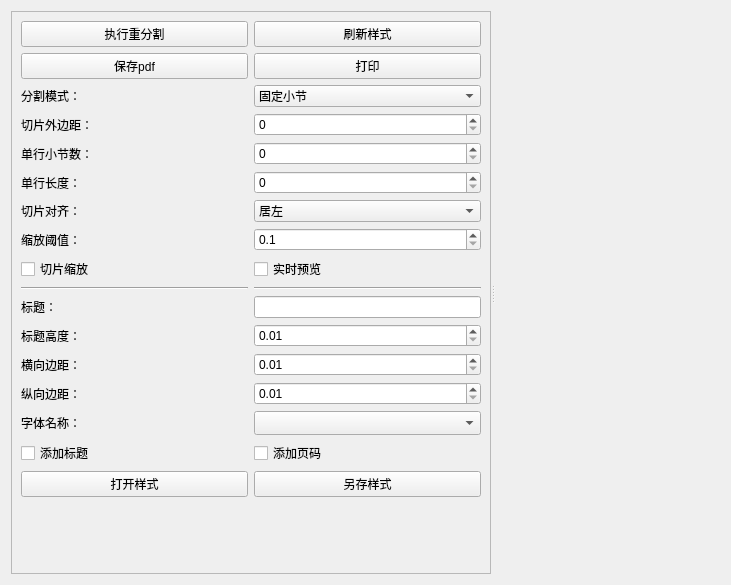
<?xml version="1.0" encoding="UTF-8"?>
<ui version="4.0">
 <class>TabReclip</class>
 <widget class="QWidget" name="TabReclip">
  <property name="geometry">
   <rect>
    <x>0</x>
    <y>0</y>
    <width>731</width>
    <height>585</height>
   </rect>
  </property>
  <property name="windowTitle">
   <string>Form</string>
  </property>
  <layout class="QHBoxLayout" name="horizontalLayout">
   <item>
    <widget class="QSplitter" name="splitter">
     <property name="orientation">
      <enum>Qt::Orientation::Horizontal</enum>
     </property>
     <widget class="QScrollArea" name="scrollArea">
      <property name="sizePolicy">
       <sizepolicy hsizetype="Minimum" vsizetype="Expanding">
        <horstretch>0</horstretch>
        <verstretch>0</verstretch>
       </sizepolicy>
      </property>
      <property name="minimumSize">
       <size>
        <width>0</width>
        <height>0</height>
       </size>
      </property>
      <property name="horizontalScrollBarPolicy">
       <enum>Qt::ScrollBarPolicy::ScrollBarAlwaysOff</enum>
      </property>
      <property name="widgetResizable">
       <bool>true</bool>
      </property>
      <widget class="QWidget" name="scrollAreaWidgetContents">
       <property name="geometry">
        <rect>
         <x>0</x>
         <y>0</y>
         <width>513</width>
         <height>565</height>
        </rect>
       </property>
       <layout class="QGridLayout" name="gridLayout" columnstretch="0,0,0,0">
        <property name="spacing">
         <number>6</number>
        </property>
        <item row="17" column="3">
         <widget class="QComboBox" name="comboBox_font_name">
          <property name="sizePolicy">
           <sizepolicy hsizetype="Preferred" vsizetype="Fixed">
            <horstretch>0</horstretch>
            <verstretch>0</verstretch>
           </sizepolicy>
          </property>
          <property name="sizeAdjustPolicy">
           <enum>QComboBox::SizeAdjustPolicy::AdjustToMinimumContentsLengthWithIcon</enum>
          </property>
         </widget>
        </item>
        <item row="10" column="3">
         <widget class="QCheckBox" name="checkBox_live_preview">
          <property name="text">
           <string>实时预览</string>
          </property>
         </widget>
        </item>
        <item row="14" column="3">
         <widget class="QDoubleSpinBox" name="doubleSpinBox_margin_title">
          <property name="decimals">
           <number>2</number>
          </property>
          <property name="minimum">
           <double>0.010000000000000</double>
          </property>
          <property name="maximum">
           <double>0.300000000000000</double>
          </property>
          <property name="singleStep">
           <double>0.010000000000000</double>
          </property>
         </widget>
        </item>
        <item row="22" column="0">
         <spacer name="verticalSpacer">
          <property name="orientation">
           <enum>Qt::Orientation::Vertical</enum>
          </property>
          <property name="sizeHint" stdset="0">
           <size>
            <width>20</width>
            <height>40</height>
           </size>
          </property>
         </spacer>
        </item>
        <item row="15" column="3">
         <widget class="QDoubleSpinBox" name="doubleSpinBox_margin_width">
          <property name="decimals">
           <number>2</number>
          </property>
          <property name="minimum">
           <double>0.010000000000000</double>
          </property>
          <property name="maximum">
           <double>0.300000000000000</double>
          </property>
          <property name="singleStep">
           <double>0.010000000000000</double>
          </property>
         </widget>
        </item>
        <item row="3" column="0">
         <widget class="QLabel" name="label_22">
          <property name="layoutDirection">
           <enum>Qt::LayoutDirection::LeftToRight</enum>
          </property>
          <property name="text">
           <string>切片外边距：</string>
          </property>
          <property name="alignment">
           <set>Qt::AlignmentFlag::AlignLeading|Qt::AlignmentFlag::AlignLeft|Qt::AlignmentFlag::AlignVCenter</set>
          </property>
         </widget>
        </item>
        <item row="5" column="3">
         <widget class="QSpinBox" name="spinBox_each_line_bar_num">
          <property name="toolTip">
           <string>&lt;html&gt;&lt;head/&gt;&lt;body&gt;&lt;p&gt;Fixed bar nums each row.&lt;/p&gt;&lt;/body&gt;&lt;/html&gt;</string>
          </property>
         </widget>
        </item>
        <item row="2" column="3">
         <widget class="QComboBox" name="comboBox_reclip_method">
          <property name="currentText">
           <string>固定小节</string>
          </property>
          <item>
           <property name="text">
            <string>固定小节</string>
           </property>
          </item>
          <item>
           <property name="text">
            <string>限制宽度</string>
           </property>
          </item>
         </widget>
        </item>
        <item row="16" column="0">
         <widget class="QLabel" name="label_27">
          <property name="layoutDirection">
           <enum>Qt::LayoutDirection::LeftToRight</enum>
          </property>
          <property name="text">
           <string>纵向边距：</string>
          </property>
          <property name="alignment">
           <set>Qt::AlignmentFlag::AlignLeading|Qt::AlignmentFlag::AlignLeft|Qt::AlignmentFlag::AlignVCenter</set>
          </property>
         </widget>
        </item>
        <item row="13" column="3">
         <widget class="QLineEdit" name="lineEdit_title">
          <property name="sizePolicy">
           <sizepolicy hsizetype="Minimum" vsizetype="Fixed">
            <horstretch>0</horstretch>
            <verstretch>0</verstretch>
           </sizepolicy>
          </property>
         </widget>
        </item>
        <item row="12" column="3">
         <widget class="Line" name="line">
          <property name="orientation">
           <enum>Qt::Orientation::Horizontal</enum>
          </property>
         </widget>
        </item>
        <item row="7" column="0">
         <widget class="QLabel" name="label_19">
          <property name="layoutDirection">
           <enum>Qt::LayoutDirection::LeftToRight</enum>
          </property>
          <property name="text">
           <string>切片对齐：</string>
          </property>
          <property name="alignment">
           <set>Qt::AlignmentFlag::AlignLeading|Qt::AlignmentFlag::AlignLeft|Qt::AlignmentFlag::AlignVCenter</set>
          </property>
         </widget>
        </item>
        <item row="19" column="3">
         <widget class="QCheckBox" name="checkBox_add_page_num">
          <property name="text">
           <string>添加页码</string>
          </property>
         </widget>
        </item>
        <item row="9" column="0">
         <widget class="QLabel" name="label_23">
          <property name="layoutDirection">
           <enum>Qt::LayoutDirection::LeftToRight</enum>
          </property>
          <property name="text">
           <string>缩放阈值：</string>
          </property>
          <property name="alignment">
           <set>Qt::AlignmentFlag::AlignLeading|Qt::AlignmentFlag::AlignLeft|Qt::AlignmentFlag::AlignVCenter</set>
          </property>
         </widget>
        </item>
        <item row="12" column="0">
         <widget class="Line" name="line_2">
          <property name="orientation">
           <enum>Qt::Orientation::Horizontal</enum>
          </property>
         </widget>
        </item>
        <item row="1" column="3">
         <widget class="QPushButton" name="pushButton_print_score">
          <property name="text">
           <string>打印</string>
          </property>
         </widget>
        </item>
        <item row="21" column="0">
         <widget class="QPushButton" name="pushButton_open_style">
          <property name="text">
           <string>打开样式</string>
          </property>
         </widget>
        </item>
        <item row="10" column="0">
         <widget class="QCheckBox" name="checkBox_clip_resize">
          <property name="text">
           <string>切片缩放</string>
          </property>
         </widget>
        </item>
        <item row="21" column="3">
         <widget class="QPushButton" name="pushButton_save_style">
          <property name="text">
           <string>另存样式</string>
          </property>
         </widget>
        </item>
        <item row="7" column="3">
         <widget class="QComboBox" name="comboBox_clip_align">
          <property name="currentText">
           <string>居左</string>
          </property>
          <item>
           <property name="text">
            <string>居左</string>
           </property>
          </item>
          <item>
           <property name="text">
            <string>居中</string>
           </property>
          </item>
          <item>
           <property name="text">
            <string>居右</string>
           </property>
          </item>
         </widget>
        </item>
        <item row="6" column="3">
         <widget class="QSpinBox" name="spinBox_each_line_ength">
          <property name="toolTip">
           <string>&lt;html&gt;&lt;head/&gt;&lt;body&gt;&lt;p&gt;Fixed lenght each row. Use the length of &lt;span style=&quot; font-weight:700;&quot;&gt;first n&lt;/span&gt; sections.&lt;/p&gt;&lt;/body&gt;&lt;/html&gt;</string>
          </property>
         </widget>
        </item>
        <item row="1" column="0">
         <widget class="QPushButton" name="pushButton_save_pdf">
          <property name="text">
           <string>保存pdf</string>
          </property>
         </widget>
        </item>
        <item row="19" column="0">
         <widget class="QCheckBox" name="checkBox_add_title">
          <property name="text">
           <string>添加标题</string>
          </property>
         </widget>
        </item>
        <item row="3" column="3">
         <widget class="QSpinBox" name="spinBox_clip_margin">
          <property name="toolTip">
           <string>&lt;html&gt;&lt;head/&gt;&lt;body&gt;&lt;p&gt;Large magin to include bar nums at both end of each row.&lt;/p&gt;&lt;/body&gt;&lt;/html&gt;</string>
          </property>
         </widget>
        </item>
        <item row="6" column="0">
         <widget class="QLabel" name="label_21">
          <property name="layoutDirection">
           <enum>Qt::LayoutDirection::LeftToRight</enum>
          </property>
          <property name="text">
           <string>单行长度：</string>
          </property>
          <property name="alignment">
           <set>Qt::AlignmentFlag::AlignLeading|Qt::AlignmentFlag::AlignLeft|Qt::AlignmentFlag::AlignVCenter</set>
          </property>
         </widget>
        </item>
        <item row="16" column="3">
         <widget class="QDoubleSpinBox" name="doubleSpinBox_margin_height">
          <property name="decimals">
           <number>2</number>
          </property>
          <property name="minimum">
           <double>0.010000000000000</double>
          </property>
          <property name="maximum">
           <double>0.300000000000000</double>
          </property>
          <property name="singleStep">
           <double>0.010000000000000</double>
          </property>
         </widget>
        </item>
        <item row="0" column="0">
         <widget class="QPushButton" name="pushButton_reclip">
          <property name="text">
           <string>执行重分割</string>
          </property>
         </widget>
        </item>
        <item row="22" column="3">
         <spacer name="verticalSpacer_2">
          <property name="orientation">
           <enum>Qt::Orientation::Vertical</enum>
          </property>
          <property name="sizeHint" stdset="0">
           <size>
            <width>20</width>
            <height>40</height>
           </size>
          </property>
         </spacer>
        </item>
        <item row="14" column="0">
         <widget class="QLabel" name="label_28">
          <property name="layoutDirection">
           <enum>Qt::LayoutDirection::LeftToRight</enum>
          </property>
          <property name="text">
           <string>标题高度：</string>
          </property>
          <property name="alignment">
           <set>Qt::AlignmentFlag::AlignLeading|Qt::AlignmentFlag::AlignLeft|Qt::AlignmentFlag::AlignVCenter</set>
          </property>
         </widget>
        </item>
        <item row="2" column="0">
         <widget class="QLabel" name="label_18">
          <property name="layoutDirection">
           <enum>Qt::LayoutDirection::LeftToRight</enum>
          </property>
          <property name="text">
           <string>分割模式：</string>
          </property>
          <property name="alignment">
           <set>Qt::AlignmentFlag::AlignLeading|Qt::AlignmentFlag::AlignLeft|Qt::AlignmentFlag::AlignVCenter</set>
          </property>
         </widget>
        </item>
        <item row="17" column="0">
         <widget class="QLabel" name="label_29">
          <property name="layoutDirection">
           <enum>Qt::LayoutDirection::LeftToRight</enum>
          </property>
          <property name="text">
           <string>字体名称：</string>
          </property>
          <property name="alignment">
           <set>Qt::AlignmentFlag::AlignLeading|Qt::AlignmentFlag::AlignLeft|Qt::AlignmentFlag::AlignVCenter</set>
          </property>
         </widget>
        </item>
        <item row="15" column="0">
         <widget class="QLabel" name="label_26">
          <property name="layoutDirection">
           <enum>Qt::LayoutDirection::LeftToRight</enum>
          </property>
          <property name="text">
           <string>横向边距：</string>
          </property>
          <property name="alignment">
           <set>Qt::AlignmentFlag::AlignLeading|Qt::AlignmentFlag::AlignLeft|Qt::AlignmentFlag::AlignVCenter</set>
          </property>
         </widget>
        </item>
        <item row="5" column="0">
         <widget class="QLabel" name="label_20">
          <property name="layoutDirection">
           <enum>Qt::LayoutDirection::LeftToRight</enum>
          </property>
          <property name="text">
           <string>单行小节数：</string>
          </property>
          <property name="alignment">
           <set>Qt::AlignmentFlag::AlignLeading|Qt::AlignmentFlag::AlignLeft|Qt::AlignmentFlag::AlignVCenter</set>
          </property>
         </widget>
        </item>
        <item row="9" column="3">
         <widget class="QDoubleSpinBox" name="doubleSpinBox_resize_threshold">
          <property name="toolTip">
           <string>&lt;html&gt;&lt;head/&gt;&lt;body&gt;&lt;p&gt;Resize clip when clip_width&amp;gt;(page_width*threshold)&lt;/p&gt;&lt;/body&gt;&lt;/html&gt;</string>
          </property>
          <property name="decimals">
           <number>1</number>
          </property>
          <property name="minimum">
           <double>0.100000000000000</double>
          </property>
          <property name="maximum">
           <double>0.900000000000000</double>
          </property>
          <property name="singleStep">
           <double>0.100000000000000</double>
          </property>
         </widget>
        </item>
        <item row="0" column="3">
         <widget class="QPushButton" name="pushButton_show_style">
          <property name="text">
           <string>刷新样式</string>
          </property>
         </widget>
        </item>
        <item row="13" column="0">
         <widget class="QLabel" name="label_24">
          <property name="layoutDirection">
           <enum>Qt::LayoutDirection::LeftToRight</enum>
          </property>
          <property name="text">
           <string>标题：</string>
          </property>
          <property name="alignment">
           <set>Qt::AlignmentFlag::AlignLeading|Qt::AlignmentFlag::AlignLeft|Qt::AlignmentFlag::AlignVCenter</set>
          </property>
         </widget>
        </item>
       </layout>
      </widget>
     </widget>
     <widget class="ImageViewer" name="ImageViewer" native="true"/>
    </widget>
   </item>
  </layout>
 </widget>
 <customwidgets>
  <customwidget>
   <class>ImageViewer</class>
   <extends>QWidget</extends>
   <header>..widgets.ImageViewer</header>
   <container>1</container>
  </customwidget>
 </customwidgets>
 <resources/>
 <connections/>
</ui>
